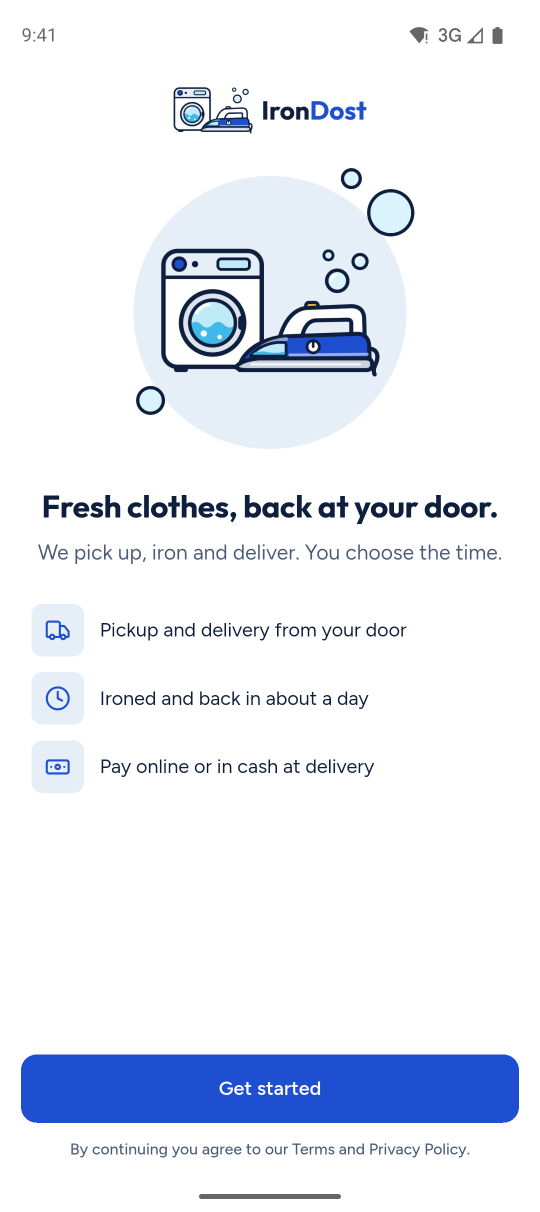
#> input picture apps/customer/store/android/01-welcome.png, 1080 x 2424 px, given in place of AppIcon-1024.png, which was not available (shown at 1/2 size)
$ python build_store_assets.py
#> lines starting #> are read from the running program, lines starting #| are printed output that depends on the picture; after the words box and inside, x2 and y2 are one past the last pixel; in counts of white or black regions, pixels touching at a corner belong together
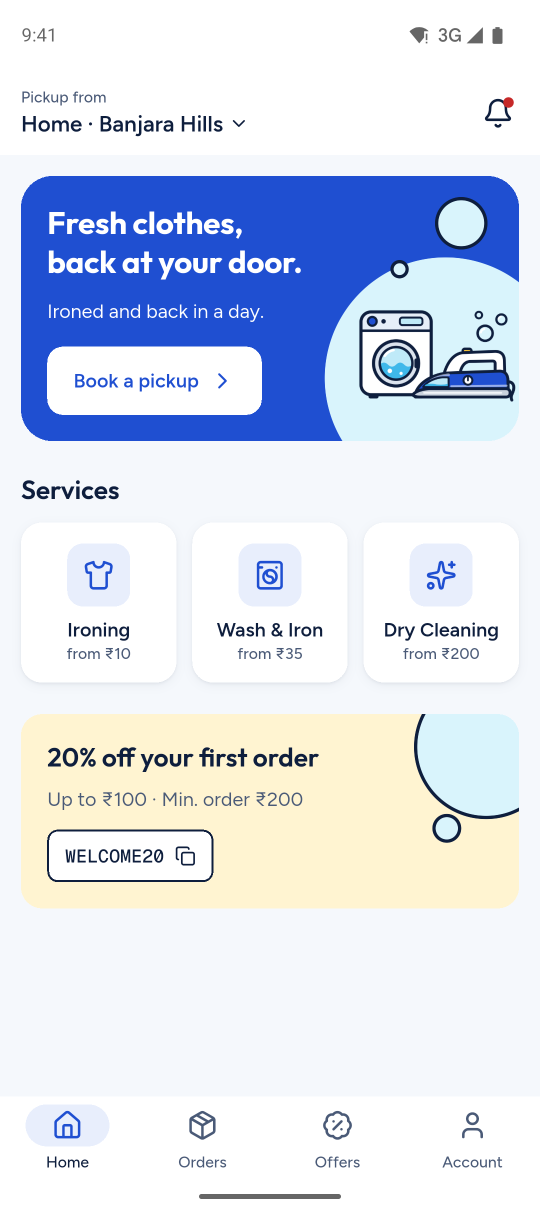
#> input picture apps/customer/store/android/02-home.png, 1080 x 2424 px, given in place of play-store-512.png, which was not available (shown at 1/2 size)
#!/usr/bin/env python3
"""Build Apple App Store and Google Play assets from current app captures."""

from pathlib import Path

from PIL import Image, ImageDraw, ImageFilter, ImageFont


ROOT = Path(__file__).resolve().parents[3]
STORE = ROOT / "apps/customer/store"
CAPTURES = ROOT / "docs/ui-ux-audit/after"
BRAND = ROOT / "packages/brand/icons"
FONT_DISPLAY = ROOT / "docs/ui-ux-audit/fonts/Outfit.ttf"
FONT_BODY = ROOT / "docs/ui-ux-audit/fonts/Figtree.ttf"

SCREEN_SET = [
    ("01-services", "native-catalogue.png"),
    ("02-basket", "native-basket.png"),
    ("03-pickup", "native-schedule.png"),
    ("04-checkout", "native-checkout.png"),
    ("05-search", "native-search.png"),
]

APPLE_SIZE = (1260, 2736)
PLAY_SIZE = (1080, 1920)
MIST = (230, 238, 248)


# [5 lines left out: function font, not called in this run]


def crop_simulator_frame(path: Path) -> Image.Image:
    """Remove macOS Simulator chrome and the outer phone bezel from a capture."""
    image = Image.open(path).convert("RGB")
    # The Oct 5 iPhone 17 Pro captures are 782x1684. This rectangle contains
    # the full display, including the status bar, dynamic island and bottom nav.
    image = image.crop((60, 193, 722, 1628))

    # The simulator source includes the device's rounded display corners. The
    # store panel adds clean corners against its own background instead.
    alpha = Image.new("L", image.size, 0)
    ImageDraw.Draw(alpha).rounded_rectangle(
        (0, 0, image.width - 1, image.height - 1), radius=64, fill=255
    )
    flat = Image.new("RGB", image.size, "white")
    flat.paste(image, (0, 0), alpha)
    return flat


def create_screenshots() -> None:
    app_dir = STORE / "app-store/screenshots"
    play_dir = STORE / "google-play/screenshots"
    app_dir.mkdir(parents=True, exist_ok=True)
    play_dir.mkdir(parents=True, exist_ok=True)

    for directory in (app_dir, play_dir):
        for previous in directory.glob("*.png"):
            previous.unlink()
#> pass 2 of the loop in create_screenshots, `for directory in (app_dir, play_dir):`:

    for name, capture in SCREEN_SET:
        screen = crop_simulator_frame(CAPTURES / capture)
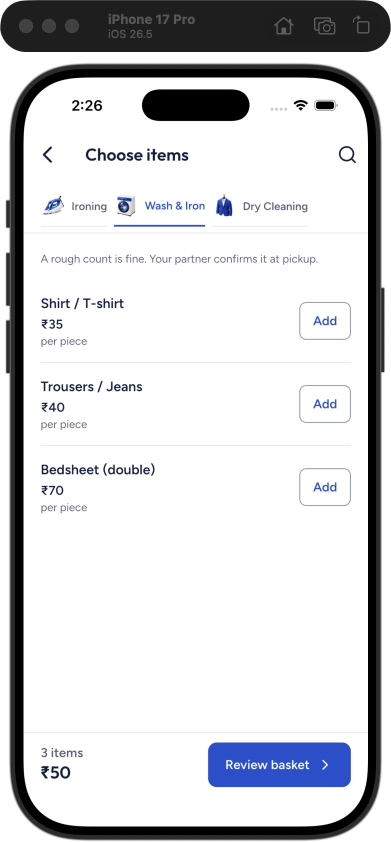
#> input picture docs/ui-ux-audit/after/native-catalogue.png, 782 x 1684 px (shown at 1/2 size)
#> in crop_simulator_frame, image is the input picture: PIL image 782x1684 RGB; mean R, G, B 210.9, 211.7, 214.5
#> in crop_simulator_frame, `image = image.crop((60, 193, 722, 1628))`:
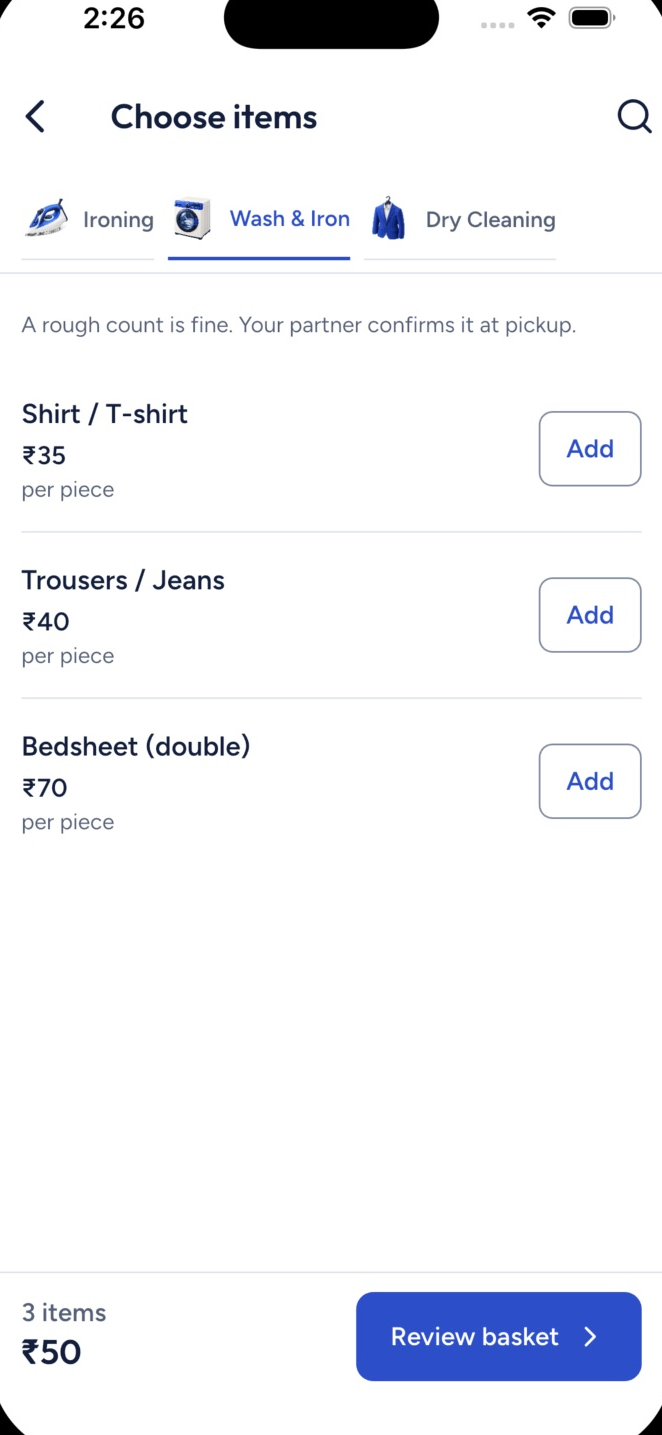
#> image: PIL image 662x1435 RGB; mean R, G, B 242.2, 243.3, 247.2
#> in crop_simulator_frame, `alpha = Image.new("L", image.size, 0)`: alpha: PIL image 662x1435 L; every value is 0
#> in crop_simulator_frame, `ImageDraw.Draw(alpha).rounded_rectangle( (0, 0, image.width - 1, image..`:
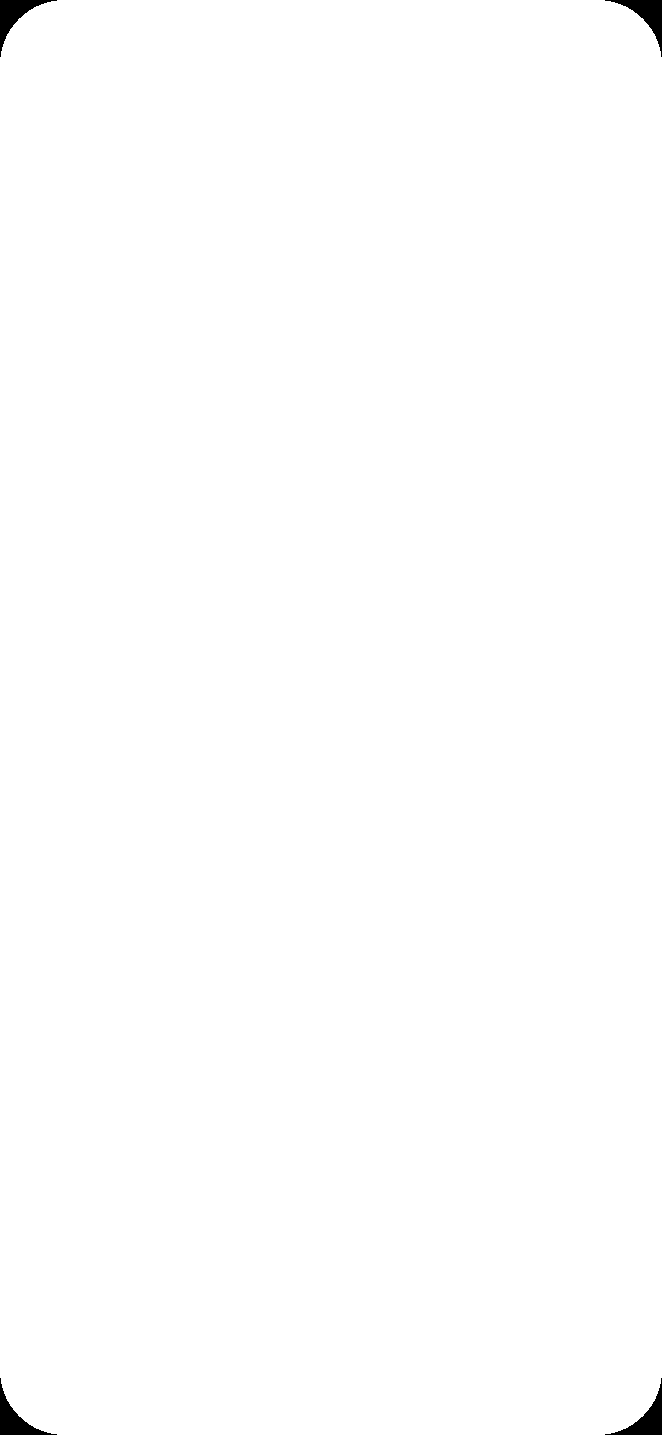
#> alpha: PIL image 662x1435 L; 99.6% white; 4 black regions, box (x1, y1, x2, y2) and area: (0, 0, 57, 57) 901, (605, 0, 662, 57) 901, (0, 1378, 57, 1435) 901, (605, 1378, 662, 1435) 901
#> in crop_simulator_frame, `flat = Image.new("RGB", image.size, "white")`: flat: PIL image 662x1435 RGB; every value is 255

        # App Store's 6.9-inch portrait target has effectively the same aspect
        # ratio as the iPhone display. Fit the entire current UI to the target.
        apple = screen.resize(APPLE_SIZE, Image.Resampling.LANCZOS)
        apple.save(app_dir / f"{name}.png", optimize=True)

        # Google Play's recommended 9:16 panel is a little wider. Preserve the
        # whole UI at full height and center it on the brand mist background.
        play = Image.new("RGB", PLAY_SIZE, MIST)
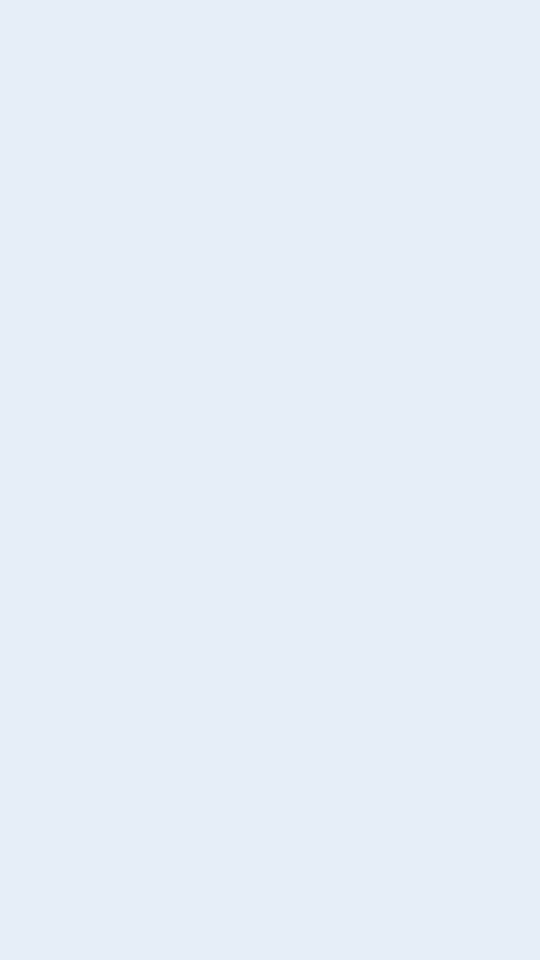
#> play: PIL image 1080x1920 RGB (shown at 1/2 size); mean R, G, B 230, 238, 248
        fitted_w = round(screen.width * PLAY_SIZE[1] / screen.height)
#> fitted_w = 886
        fitted = screen.resize((fitted_w, PLAY_SIZE[1]), Image.Resampling.LANCZOS)
        play.paste(fitted, ((PLAY_SIZE[0] - fitted_w) // 2, 0))
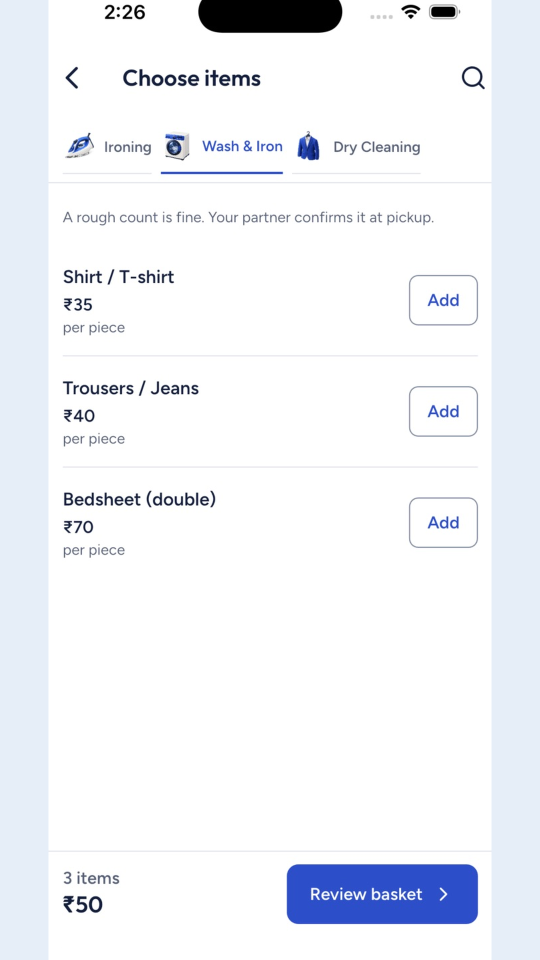
#> play: PIL image 1080x1920 RGB (shown at 1/2 size); mean R, G, B 240.2, 242.5, 247.5
        play.save(play_dir / f"{name}.png", optimize=True)
#> pass 2 of the loop in create_screenshots, `for name, capture in SCREEN_SET:`:
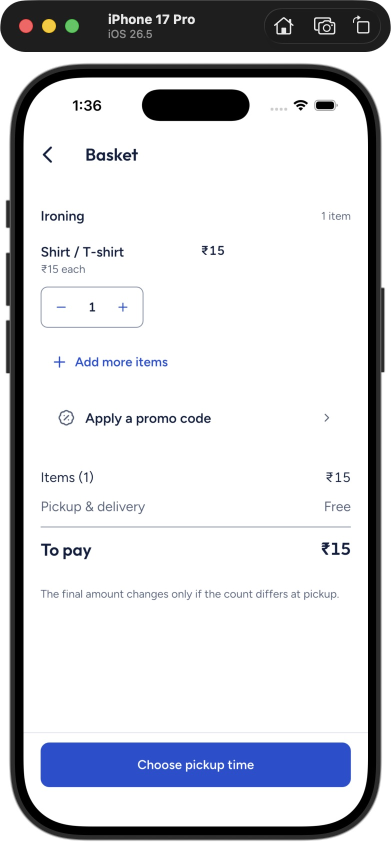
#> input picture docs/ui-ux-audit/after/native-basket.png, 782 x 1684 px (shown at 1/2 size)
#> in crop_simulator_frame, image is the input picture: PIL image 782x1684 RGB; mean R, G, B 207.3, 208.8, 214
#> in crop_simulator_frame (call 2), `image = image.crop((60, 193, 722, 1628))`:
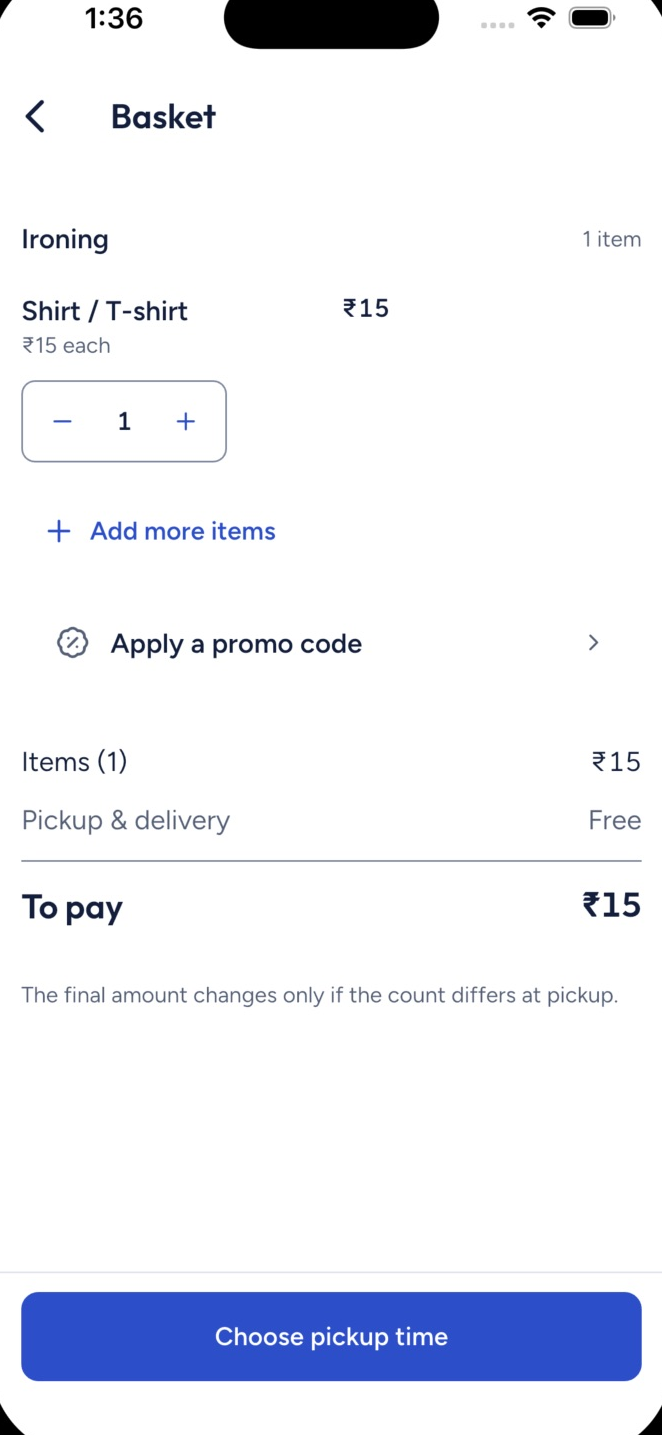
#> image: PIL image 662x1435 RGB; mean R, G, B 236.6, 238.7, 246.1
#> in create_screenshots, `play.paste(fitted, ((PLAY_SIZE[0] - fitted_w) // 2, 0))`:
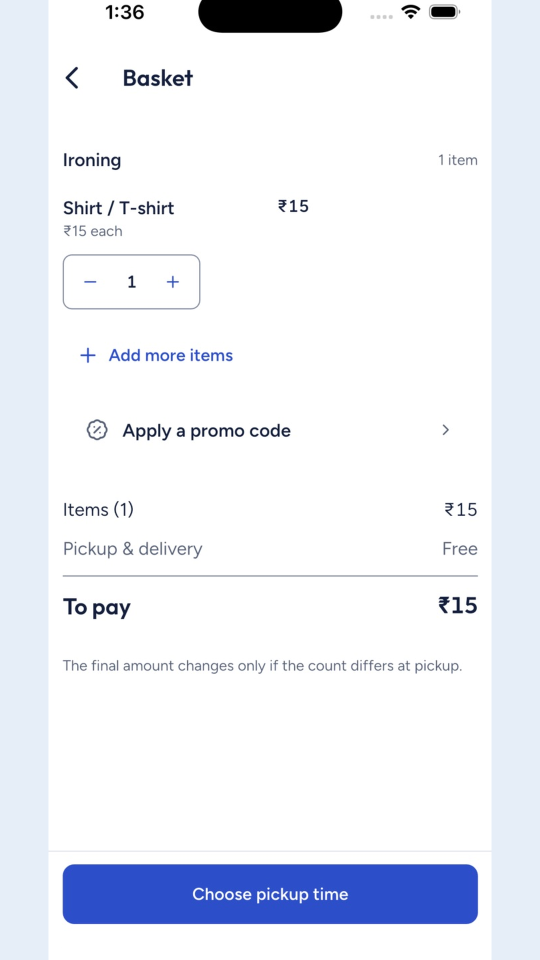
#> play: PIL image 1080x1920 RGB (shown at 1/2 size); mean R, G, B 235.6, 238.7, 246.5
#> pass 3 of the loop in create_screenshots, `for name, capture in SCREEN_SET:`:
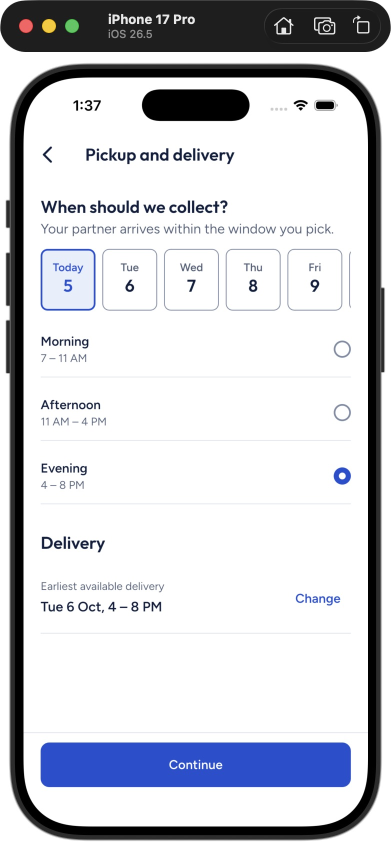
#> input picture docs/ui-ux-audit/after/native-schedule.png, 782 x 1684 px (shown at 1/2 size)
#> in crop_simulator_frame, image is the input picture: PIL image 782x1684 RGB; mean R, G, B 205.4, 207.1, 212.8
#> in crop_simulator_frame (call 3), `image = image.crop((60, 193, 722, 1628))`:
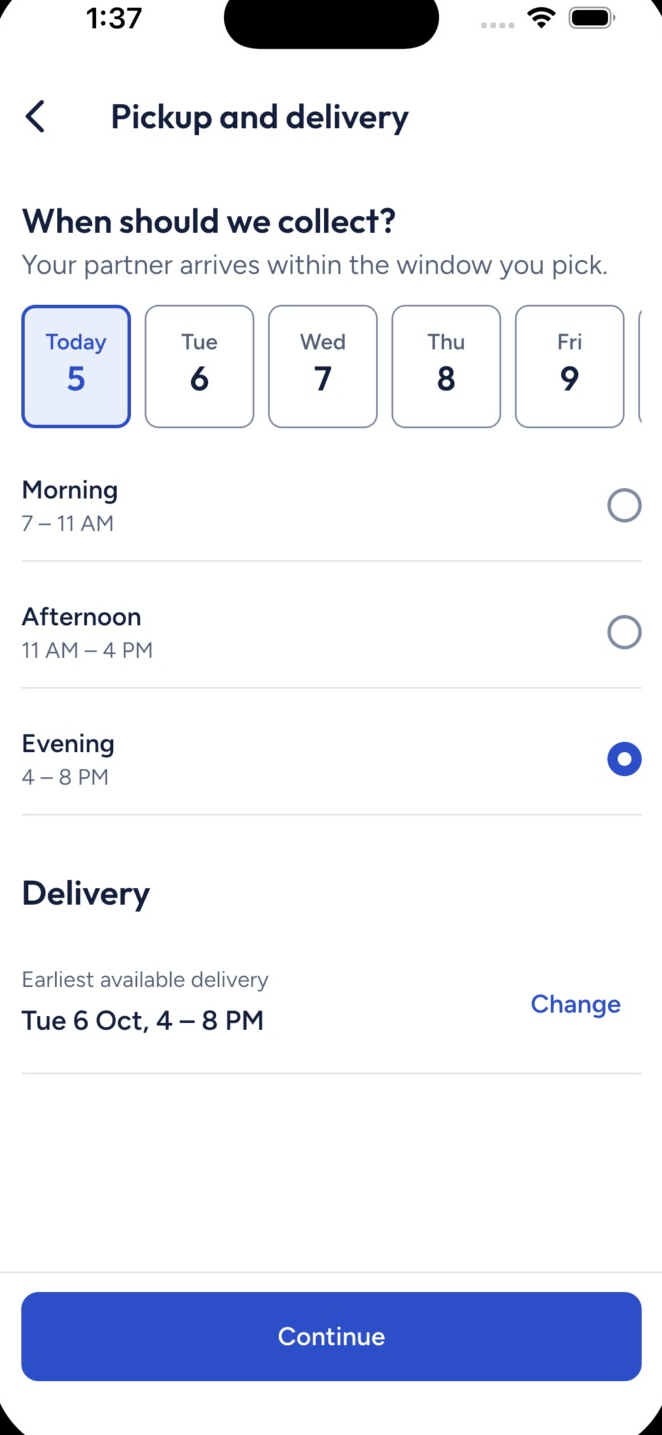
#> image: PIL image 662x1435 RGB; mean R, G, B 234, 236.4, 244.4
#> in create_screenshots, `play.paste(fitted, ((PLAY_SIZE[0] - fitted_w) // 2, 0))`:
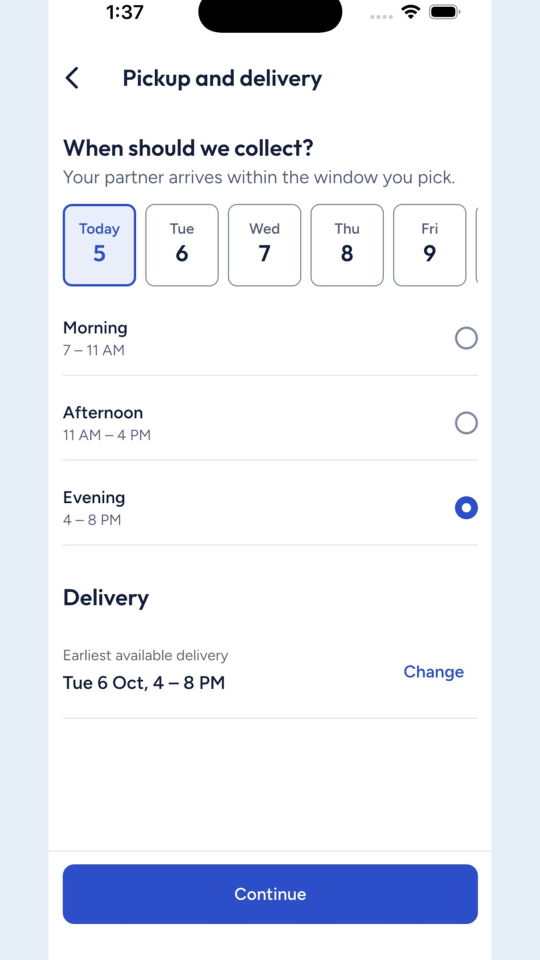
#> play: PIL image 1080x1920 RGB (shown at 1/2 size); mean R, G, B 233.4, 236.8, 245.2
#> the loop made 5 passes; the first 3 are shown


def create_feature_graphic() -> None:
#> (the run stopped early here; a loop or call above may not have finished)
